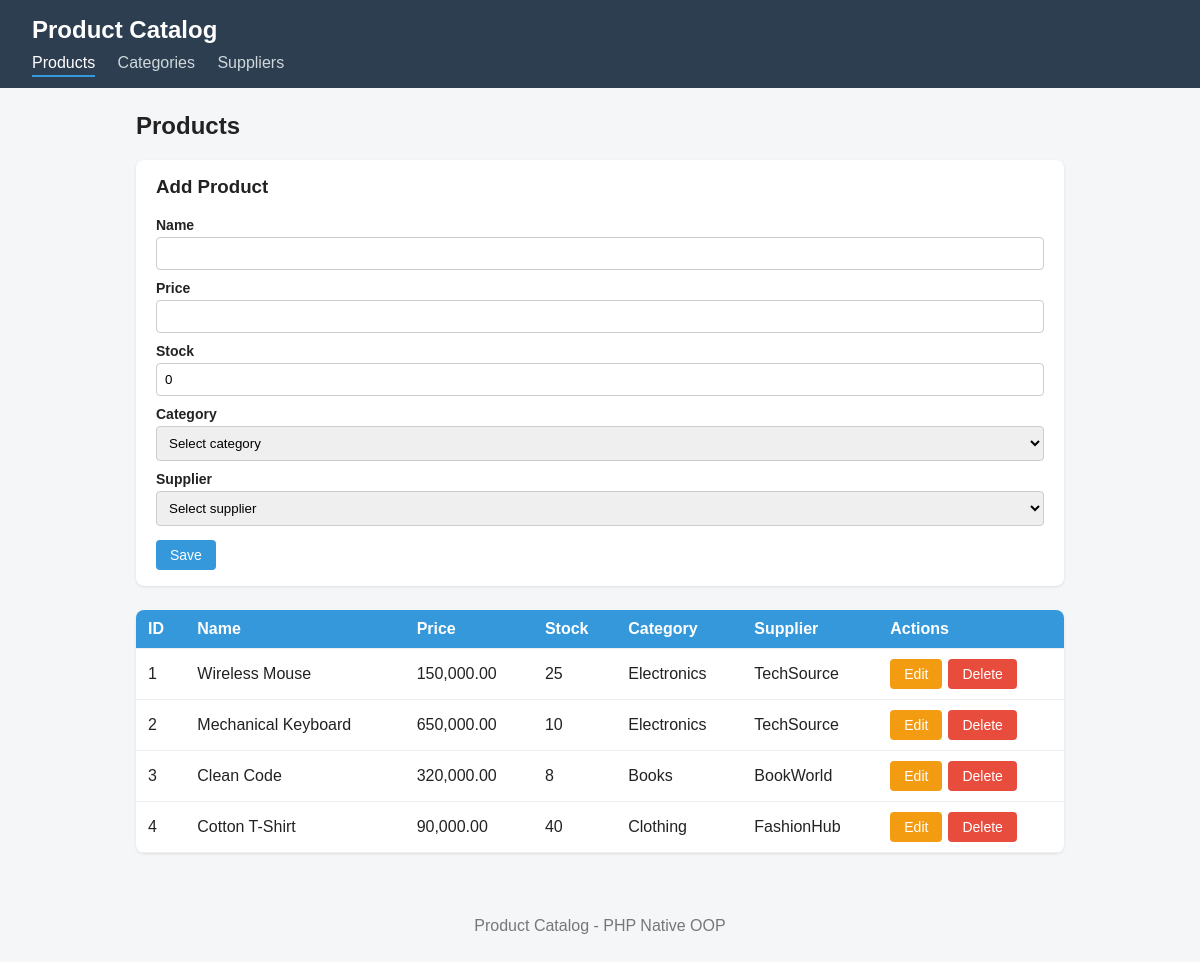
The page / on the database its author committed.
### tables this page shows
CREATE TABLE products (
    id INT AUTO_INCREMENT PRIMARY KEY,
    name VARCHAR(150) NOT NULL,
    price DECIMAL(10,2) NOT NULL,
    stock INT NOT NULL DEFAULT 0,
    category_id INT NOT NULL,
    supplier_id INT NOT NULL,
    FOREIGN KEY (category_id) REFERENCES categories(id),
    FOREIGN KEY (supplier_id) REFERENCES suppliers(id)
);

CREATE TABLE categories (
    id INT AUTO_INCREMENT PRIMARY KEY,
    name VARCHAR(100) NOT NULL,
    description VARCHAR(255)
);

CREATE TABLE suppliers (
    id INT AUTO_INCREMENT PRIMARY KEY,
    name VARCHAR(100) NOT NULL,
    phone VARCHAR(20),
    email VARCHAR(100)
);

### index.php (called while the page is built, shortened)
<?php
require_once 'class/Product.php';
try {
    $database = new Database();
    $db = $database->connect();
} catch (PDOException $e) {
    die('Database connection failed. Check config/db.php and make sure MySQL is running.');
}
$product = new Product($db);
$page = $_GET['page'] ?? 'products';
$editId = isset($_GET['edit']) ? (int) $_GET['edit'] : 0;
require 'view/header.php';
require 'view/' . $page . '.php';
require 'view/footer.php';

### class/Product.php (called while the page is built, shortened)
<?php
class Product
{
    private $db;
    public function __construct($db)
    {
        $this->db = $db;
    }
    public function getAll()
    {
        $stmt = $this->db->prepare(
            "SELECT p.id, p.name, p.price, p.stock, p.category_id, p.supplier_id,
                    c.name AS category_name, s.name AS supplier_name
             FROM products p
             JOIN categories c ON p.category_id = c.id
             JOIN suppliers s ON p.supplier_id = s.id
             ORDER BY p.id"
        );
        $stmt->execute();
        return $stmt->fetchAll();
    }
}

### view/products.php (the view, shortened to what this page needs)
<?php
$editRow = $editId ? $product->getById($editId) : null;
$rows = $product->getAll();
?>
<h2>Products</h2>
<form method="post" action="index.php?page=products" class="card">
    <h3><?= $editRow ? 'Edit Product' : 'Add Product' ?></h3>
    <label>Name</label>
    <input type="text" name="name" required value="<?= htmlspecialchars($editRow['name'] ?? '') ?>">
    <label>Price</label>
    <input type="number" name="price" min="0" step="0.01" required value="<?= htmlspecialchars($editRow['price'] ?? '') ?>">
    <label>Stock</label>
    <input type="number" name="stock" min="0" required value="<?= htmlspecialchars($editRow['stock'] ?? '0') ?>">
    <label>Category</label>
    <select name="category_id" required>
        <option value="">Select category</option>
    </select>
    <label>Supplier</label>
    <select name="supplier_id" required>
        <option value="">Select supplier</option>
    </select>
    <div class="actions">
        <button type="submit"><?= $editRow ? 'Update' : 'Save' ?></button>
    </div>
</form>
<table>
    <thead>
        <tr><th>ID</th><th>Name</th><th>Price</th><th>Stock</th><th>Category</th><th>Supplier</th><th>Actions</th></tr>
    </thead>
    <tbody>
    <?php foreach ($rows as $row): ?>
        <tr>
            <td><?= $row['id'] ?></td>
            <td><?= htmlspecialchars($row['name']) ?></td>
            <td><?= number_format($row['price'], 2) ?></td>
            <td><?= $row['stock'] ?></td>
            <td><?= htmlspecialchars($row['category_name']) ?></td>
            <td><?= htmlspecialchars($row['supplier_name']) ?></td>
            <td class="row-actions">
                <a href="index.php?page=products&edit=<?= $row['id'] ?>" class="btn-edit">Edit</a>
                <form method="post" action="index.php?page=products" onsubmit="return confirm('Delete this product?')">
                    <button type="submit" class="btn-delete">Delete</button>
                </form>
            </td>
        </tr>
    <?php endforeach; ?>
    </tbody>
</table>

### view/header.php (shortened to what this page needs)
<!DOCTYPE html>
<html lang="en">
<head>
    <link rel="stylesheet" href="style.css">
</head>
<body>
<header>
    <h1>Product Catalog</h1>
    <nav>
        <a href="index.php?page=products" class="<?= $page === 'products' ? 'active' : '' ?>">Products</a>
        <a href="index.php?page=categories" class="<?= $page === 'categories' ? 'active' : '' ?>">Categories</a>
        <a href="index.php?page=suppliers" class="<?= $page === 'suppliers' ? 'active' : '' ?>">Suppliers</a>
    </nav>
</header>
<main>

### view/footer.php
</main>
<footer>
    <p>Product Catalog - PHP Native OOP</p>
</footer>
</body>
</html>

### style.css (style rules this page uses)
* { box-sizing: border-box; }
body { margin: 0; font-family: Arial, sans-serif; background: #f4f6f8; color: #222; }
header { background: #2c3e50; color: #fff; padding: 16px 32px; }
header h1 { margin: 0 0 10px; font-size: 24px; }
nav a { color: #cfd8dc; text-decoration: none; margin-right: 18px; padding-bottom: 4px; }
nav a.active, nav a:hover { color: #fff; border-bottom: 2px solid #3498db; }
main { max-width: 960px; margin: 24px auto; padding: 0 16px; }
footer { text-align: center; color: #777; padding: 24px; }
.card { background: #fff; padding: 16px 20px; border-radius: 8px; margin-bottom: 24px; box-shadow: 0 1px 3px rgba(0,0,0,.1); }
.card h3 { margin-top: 0; }
label { display: block; margin: 10px 0 4px; font-weight: bold; font-size: 14px; }
input[type=text], input[type=email], input[type=number], select { width: 100%; padding: 8px; border: 1px solid #ccc; border-radius: 4px; }
button, .btn-cancel, .btn-edit { display: inline-block; padding: 7px 14px; border: none; border-radius: 4px; background: #3498db; color: #fff; cursor: pointer; text-decoration: none; font-size: 14px; }
.actions { margin-top: 14px; display: flex; gap: 8px; align-items: center; }
.btn-edit { background: #f39c12; }
.btn-delete { background: #e74c3c; }
table { width: 100%; border-collapse: collapse; background: #fff; border-radius: 8px; overflow: hidden; box-shadow: 0 1px 3px rgba(0,0,0,.1); }
th, td { padding: 10px 12px; text-align: left; border-bottom: 1px solid #eee; }
th { background: #3498db; color: #fff; }
.row-actions { display: flex; gap: 6px; }
.row-actions form { margin: 0; }

### rows shown on the page
products: id "1", name "Wireless Mouse", price "150,000.00", stock "25", category.name "Electronics", supplier.name "TechSource"
products: id "2", name "Mechanical Keyboard", price "650,000.00", stock "10", category.name "Electronics", supplier.name "TechSource"
products: id "3", name "Clean Code", price "320,000.00", stock "8", category.name "Books", supplier.name "BookWorld"
products: id "4", name "Cotton T-Shirt", price "90,000.00", stock "40", category.name "Clothing", supplier.name "FashionHub"
